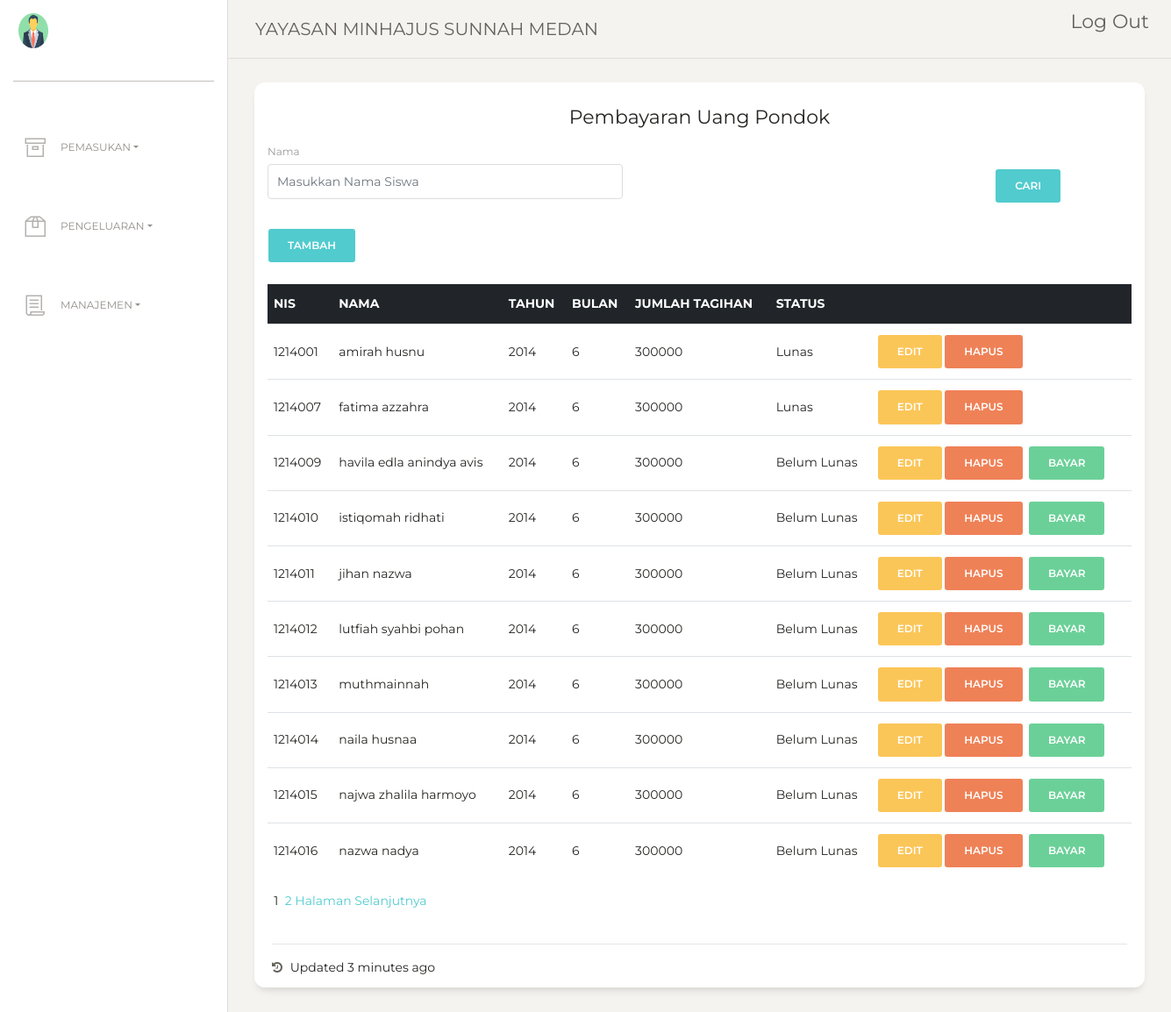
Screenshot of /index.php/pegawai_controller/uang_pondok with the database file from the repository.
### tables this page shows
CREATE TABLE `uang_pondok` (
  `pembayaran_id` int(11) NOT NULL,
  `NIS` varchar(16) NOT NULL,
  `tagihan_id` int(11) NOT NULL DEFAULT '312',
  `tahun` int(5) NOT NULL,
  `bulan` int(5) NOT NULL,
  `status` enum('Lunas','Belum Lunas') NOT NULL DEFAULT 'Belum Lunas'
);

### index.php (called while the page is built, shortened)
<?php
require_once BASEPATH.'core/CodeIgniter.php';

### application/config/config.php (called while the page is built, shortened)
<?php
$config['base_url'] = 'http://localhost/Tubes/';
$config['index_page'] = 'index.php';
$config['uri_protocol']	= 'REQUEST_URI';
$config['url_suffix'] = '';
$config['language']	= 'english';
$config['charset'] = 'UTF-8';
$config['enable_hooks'] = FALSE;
$config['subclass_prefix'] = 'MY_';
$config['composer_autoload'] = FALSE;
$config['permitted_uri_chars'] = 'a-z 0-9~%.:_\-';
$config['enable_query_strings'] = FALSE;
$config['controller_trigger'] = 'c';
$config['function_trigger'] = 'm';
$config['directory_trigger'] = 'd';
$config['allow_get_array'] = TRUE;
$config['log_threshold'] = 0;
$config['log_path'] = '';
$config['log_file_extension'] = '';
$config['log_file_permissions'] = 0644;
$config['log_date_format'] = 'Y-m-d H:i:s';
$config['error_views_path'] = '';
$config['cache_path'] = '';
$config['cache_query_string'] = FALSE;
$config['encryption_key'] = '';
$config['sess_driver'] = 'files';
$config['sess_cookie_name'] = 'ci_session';
$config['sess_expiration'] = 7200;
$config['sess_save_path'] = NULL;
$config['sess_match_ip'] = FALSE;
$config['sess_time_to_update'] = 300;
$config['sess_regenerate_destroy'] = FALSE;
$config['cookie_prefix']	= '';
$config['cookie_domain']	= '';
$config['cookie_path']		= '/';
$config['cookie_secure']	= FALSE;
$config['cookie_httponly'] 	= FALSE;
$config['standardize_newlines'] = FALSE;
$config['global_xss_filtering'] = FALSE;
$config['csrf_protection'] = FALSE;
$config['csrf_token_name'] = 'csrf_test_name';
$config['csrf_cookie_name'] = 'csrf_cookie_name';
$config['csrf_expire'] = 7200;
$config['csrf_regenerate'] = TRUE;
$config['csrf_exclude_uris'] = array();
$config['compress_output'] = FALSE;
$config['time_reference'] = 'local';
$config['rewrite_short_tags'] = FALSE;
$config['proxy_ips'] = '';

### application/models/Pegawai_Model.php (called while the page is built, shortened)
<?php
class Pegawai_Model extends CI_Model {
	public function jumlah_data_pembayaran_pondok(){
		$result = $this->db->query("Select jumlah_data_pembayaran_pondok() as total");
		return $result->row();
	}
}

### application/views/Pages/Content/uang_pondok.php (the view, shortened to what this page needs)
<div class="row">
          <div class="col-lg-12 col-md-4 col-sm-6">
          </div>
        </div>
        <div class="row">
          <div class="col-md-12">
            <div class="card ">
              <div class="card-header ">
                <h5 class="card-title"><center>Pembayaran Uang Pondok</center></h5>
				<div class="form-row">
					<div class="form-group col-md-5">
						<form method="post" action="<?php echo base_url('index.php/Pegawai_Controller/cari_pondok')?>">
						<label for="inputEmail4">Nama</label>
						<input type="text" class="form-control" name="nama" placeholder="Masukkan Nama Siswa" required>
					</div>
					<div class="form-group col-md-3">
					</div>
					<div class="form-group col-md-2">
					</div>
					<div class="form-group col-md-2">
						<br/>
						<button type="submit" class="btn btn-primary">Cari</button>
					</div>
					</div>
						<button type="button" class="btn btn-primary" data-toggle="modal" data-target="#exampleModal">
							Tambah
						</button>
				</div>
              <div class="card-body ">
					<table class="table">
						<thead class="thead-dark">
							<tr>
								<th scope="col">NIS</th>
								<th scope="col">Nama</th>
								<th scope="col">Tahun</th>
								<th scope="col">Bulan</th>
								<th scope="col">Jumlah Tagihan</th>
								<th scope="col">Status</th>
								<th></th>
							</tr>
						</thead>
						<tbody>
							<?php
								foreach($data as $i){?>
								 <tr>
									<td><?php echo $i->NIS; ?></td>
									<td><?php echo $i->nama; ?></td>
									<td><?php echo $i->tahun; ?></td>
									<td><?php echo $i->bulan; ?></td>
									<td><?php echo $i->jumlah; ?></td>
									<td><?php echo $i->status; ?></td>
									<td><a class="btn btn-warning"  href="<?php echo base_url('index.php/Pegawai_Controller/edit_uang_pondok/').$i->pembayaran_id?>">Edit</a>&nbsp;<button type="button" class="btn btn-danger" data-toggle="modal" data-target="#exampleModal<?php echo $i->pembayaran_id?>">Hapus</button>&nbsp;
										<?php if($i->status != 'Lunas'){?>
										<a class="btn btn-success" href="<?php echo base_url('index.php/Pegawai_Controller/halaman_bayar_uang_pondok/').$i->pembayaran_id?>">Bayar</a></td>
									<?php } ?>
								</tr>
							<?php } ?>
						</tbody>
					</table>
					<center>
					<?php if(isset($pagination)){
						echo $pagination;
					}
						?>
					</center>
              </div>
              <div class="card-footer ">
                <hr>
                <div class="stats">
                  <i class="fa fa-history"></i> Updated 3 minutes ago
                </div>
              </div>
            </div>
          </div>
        </div>
        </div>

### rows the page displays
uang_pondok: NIS "1214001", nama "amirah husnu", tahun "2014", bulan "6", jumlah "300000", status "Lunas"
uang_pondok: NIS "1214007", nama "fatima azzahra", tahun "2014", bulan "6", jumlah "300000", status "Lunas"
uang_pondok: NIS "1214009", nama "havila edla anindya avis", tahun "2014", bulan "6", jumlah "300000", status "Belum Lunas"
uang_pondok: NIS "1214010", nama "istiqomah ridhati", tahun "2014", bulan "6", jumlah "300000", status "Belum Lunas"
uang_pondok: NIS "1214011", nama "jihan nazwa", tahun "2014", bulan "6", jumlah "300000", status "Belum Lunas"
uang_pondok: NIS "1214012", nama "lutfiah syahbi pohan", tahun "2014", bulan "6", jumlah "300000", status "Belum Lunas"
uang_pondok: NIS "1214013", nama "muthmainnah", tahun "2014", bulan "6", jumlah "300000", status "Belum Lunas"
uang_pondok: NIS "1214014", nama "naila husnaa", tahun "2014", bulan "6", jumlah "300000", status "Belum Lunas"
uang_pondok: NIS "1214015", nama "najwa zhalila harmoyo", tahun "2014", bulan "6", jumlah "300000", status "Belum Lunas"
uang_pondok: NIS "1214016", nama "nazwa nadya", tahun "2014", bulan "6", jumlah "300000", status "Belum Lunas"

### other values shown
$pagination "1 2 Halaman Selanjutnya"
